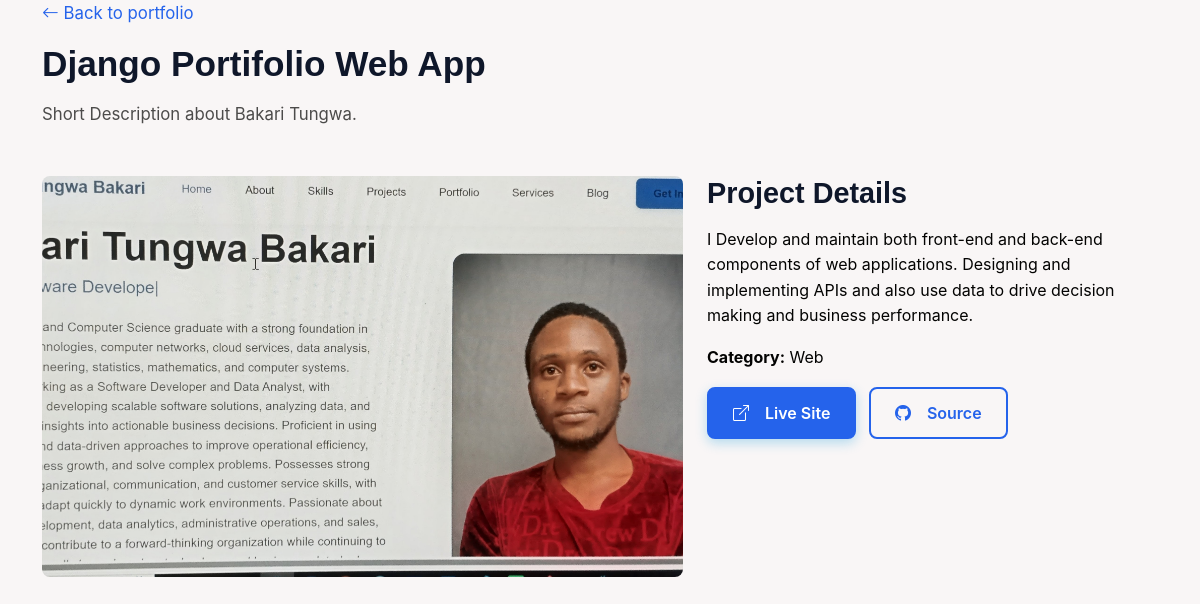
Page /projects/django-portifolio-web-app/ on the committed database.
### myportifolio/models.py (models this page shows, shortened)
class TimestampedModel(models.Model):
    created_at = models.DateTimeField(auto_now_add=True)
    updated_at = models.DateTimeField(auto_now=True)
    class Meta:
        abstract = True

class Project(TimestampedModel):
    CATEGORY_CHOICES = [
        ("app", "App"),
        ("web", "Web"),
        ("branding", "Branding"),
        ("product", "Product"),
        ("other", "Other"),
    ]
    title = models.CharField(max_length=140)
    slug = models.SlugField(max_length=160, unique=True, blank=True)
    category = models.CharField(max_length=30, choices=CATEGORY_CHOICES, default="web")
    short_description = models.CharField(max_length=255)
    description = models.TextField(blank=True)
    image = models.CharField(max_length=255, default="assets/img/portfolio/app-1.jpg")
    project_url = models.URLField(blank=True)
    source_url = models.URLField(blank=True)
    is_featured = models.BooleanField(default=False)
    order = models.PositiveIntegerField(default=0)
    class Meta:
        ordering = ["order", "title"]

### myportifolio/views.py (the view)
# urls.py: path("projects/<slug:slug>/", views.project_detail, name="project_detail"),
def project_detail(request, slug):
    project = get_object_or_404(Project, slug=slug)
    return render(
        request,
        "project_detail.html",
        {"profile": _site_profile(), "project": project},
    )

### myportifolio/views.py (called while the page is built)
def _site_profile():
    profile = SiteProfile.objects.order_by("-updated_at").first()
    if profile:
        return profile
    return _fallback_profile()

### myportifolio/templates/project_detail.html (shortened to what this page needs)
{% load static %}
<!DOCTYPE html>
<html lang="en">
<head>
  <link href="{% static 'assets/vendor/bootstrap/css/bootstrap.min.css' %}" rel="stylesheet">
  <link href="{% static 'assets/vendor/bootstrap-icons/bootstrap-icons.css' %}" rel="stylesheet">
  <link href="{% static 'assets/css/main.css' %}" rel="stylesheet">
</head>
<body>
  <main class="main">
    <section class="section">
      <div class="container section-title">
        <p><a href="{% url 'index' %}#portfolio"><i class="bi bi-arrow-left"></i> Back to portfolio</a></p>
        <h2>{{ project.title }}</h2>
        <p>{{ project.short_description }}</p>
      </div>
      <div class="container">
        <div class="row gy-4 align-items-start">
          <div class="col-lg-7">
            <img src="{% static project.image %}" class="project-image" alt="{{ project.title }}">
          </div>
          <div class="col-lg-5">
            <h3>Project Details</h3>
            <p>{{ project.description|linebreaksbr }}</p>
            <p><strong>Category:</strong> {{ project.get_category_display }}</p>
            {% if project.project_url %}<a href="{{ project.project_url }}" class="btn btn-primary me-2"><i class="bi bi-box-arrow-up-right me-2"></i>Live Site</a>{% endif %}
            {% if project.source_url %}<a href="{{ project.source_url }}" class="btn btn-outline-primary"><i class="bi bi-github me-2"></i>Source</a>{% endif %}
          </div>
        </div>
      </div>
    </section>
  </main>
</body>
</html>

### myportifolio/static/assets/css/main.css (style rules this page uses)
:root { --background-color: rgb(249, 246, 246); --surface-color: #ffffff; --default-color-rgb: 3, 3, 2; --heading-color-rgb: 15, 23, 42; --accent-color-rgb: 37, 99, 235; --default-color: #030302; --heading-color: #0f172a; --accent-color: #2563eb; --contrast-color: #ffffff; --shadow-sm: 0 2px 8px rgba(15, 23, 42, 0.08); --shadow-md: 0 6px 18px rgba(15, 23, 42, 0.12); --shadow-lg: 0 10px 30px rgba(15, 23, 42, 0.15); --transition: all 0.3s ease; }
html { scroll-behavior: smooth; }
body { color: var(--default-color); background-color: var(--background-color); font-family: 'Inter', sans-serif; font-size: 16px; line-height: 1.6; }
a { color: var(--accent-color); text-decoration: none; transition: var(--transition); }
h1, h2, h3, h4, h5, h6 { color: var(--heading-color); font-family:'Montserrat', sans-serif; font-weight: 700; margin-bottom: 1rem; line-height: 1.2; }
h2 { font-size: 2.2rem; }
h3 { font-size: 1.8rem; }
.btn { padding: 0.75rem 1.5rem; border-radius: 8px; font-weight: 600; font-size: 1rem; border: 2px solid transparent; transition: var(--transition); display: inline-flex; align-items: center; justify-content: center; gap: 0.5rem; }
.btn-primary { background: var(--accent-color); color: white; border-color: var(--accent-color); box-shadow: 0 4px 12px rgba(20, 157, 221, 0.3); }
.btn-outline-primary { border-color: var(--accent-color); color: var(--accent-color); background: transparent; }
.section-title { text-align: left; margin-bottom: 3rem; }
.section-title h2 { font-size: 2.2rem; margin-bottom: 1rem; position: relative; display: inline-block; }
.section-title p { color: color-mix(in srgb, var(--default-color), transparent 30%); font-size: 1.05rem; }

### myportifolio/templates/project_detail.html (style rules this page uses)
.project-image { border-radius:8px;aspect-ratio:16/10;object-fit:cover;width:100%; }

### rows in the picture
Project: title "Django Portifolio Web App", short_description "Short Description about Bakari Tungwa.", image (picture), description "I Develop and maintain both front-end and back-end components of web applications. Designing and implementing APIs and also use data to drive decision making and business performance.", category "Web"
